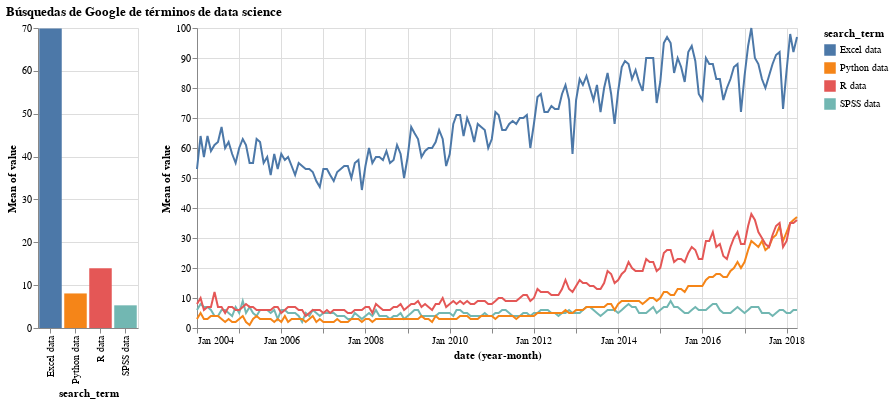

Notebook code cell kept with this figure:
### Code cell
select_st = alt.selection(type="interval",encodings=["x"])

comp_trends = alt.Chart(trends).mark_bar().encode(
    x='search_term',
    y='mean(value)',
    color=alt.condition(select_st, 'search_term', alt.value('lightgray')),
    tooltip="search_term"
).properties(
    width=100,
    selection=select_st
)

trends_line = alt.Chart(trends).mark_line().encode(
    x="yearmonth(date):T",
    y='mean(value)',
    color="search_term"
).properties(
    width=600
).transform_filter(
    select_st
)

(comp_trends|trends_line).properties(
    title="Búsquedas de Google de términos de data science"
)

### Figure 1 — Vega-Lite specification as saved in the notebook (floating-point values rounded to 4 significant figures; data arrays with more than 128 entries replaced by an {"elided": "..."} marker saying what was removed)
{"config": {"view": {"continuousWidth": 400, "continuousHeight": 300}}, "hconcat": [{"mark": "bar", "encoding": {"color": {"condition": {"type": "nominal", "field": "search_term", "selection": "selector023"}, "value": "lightgray"}, "tooltip": {"type": "nominal", "field": "search_term"}, "x": {"type": "nominal", "field": "search_term"}, "y": {"type": "quantitative", "aggregate": "mean", "field": "value"}}, "selection": {"selector023": {"type": "interval", "encodings": ["x"]}}, "width": 100}, {"mark": "line", "encoding": {"color": {"type": "nominal", "field": "search_term"}, "x": {"type": "temporal", "field": "date", "timeUnit": "yearmonth"}, "y": {"type": "quantitative", "aggregate": "mean", "field": "value"}}, "transform": [{"filter": {"selection": "selector023"}}], "width": 600}], "data": {"name": "data-e98c37ccd35f211240bd82ee68b1da10"}, "title": "Búsquedas de Google de términos de data science", "$schema": "https://vega.github.io/schema/vega-lite/v4.8.1.json", "datasets": {"data-e98c37ccd35f211240bd82ee68b1da10": {"elided": "688 records"}}}
